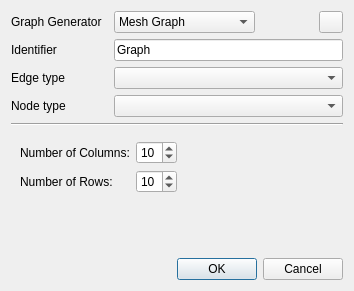
<?xml version="1.0" encoding="UTF-8"?>
<ui version="4.0">
 <class>GenerateGraphWidget</class>
 <widget class="QWidget" name="GenerateGraphWidget">
  <property name="geometry">
   <rect>
    <x>0</x>
    <y>0</y>
    <width>354</width>
    <height>274</height>
   </rect>
  </property>
  <property name="windowTitle">
   <string>Generate Graph</string>
  </property>
  <layout class="QGridLayout" name="gridLayout">
   <item row="0" column="0">
    <widget class="QLabel" name="labelGenerator">
     <property name="text">
      <string>Graph Generator</string>
     </property>
    </widget>
   </item>
   <item row="3" column="0">
    <widget class="QLabel" name="labelNodeType">
     <property name="toolTip">
      <string>The node type to create the nodes of the graph with</string>
     </property>
     <property name="text">
      <string>Node type</string>
     </property>
    </widget>
   </item>
   <item row="5" column="0" colspan="3">
    <widget class="Line" name="line">
     <property name="orientation">
      <enum>Qt::Horizontal</enum>
     </property>
    </widget>
   </item>
   <item row="0" column="2">
    <layout class="QHBoxLayout" name="advancedLayout">
     <item>
      <widget class="KComboBox" name="comboGraphGenerator">
       <property name="toolTip">
        <string>Select the graph generator.</string>
       </property>
       <item>
        <property name="text">
         <string>Mesh Graph</string>
        </property>
       </item>
       <item>
        <property name="text">
         <string>Star Graph</string>
        </property>
       </item>
       <item>
        <property name="text">
         <string>Circle Graph</string>
        </property>
       </item>
       <item>
        <property name="text">
         <string>Random Graph</string>
        </property>
       </item>
       <item>
        <property name="text">
         <string>Erdös-Renyi Graph</string>
        </property>
       </item>
       <item>
        <property name="text">
         <string>Random Tree Graph</string>
        </property>
       </item>
      </widget>
     </item>
     <item alignment="Qt::AlignRight">
      <widget class="QPushButton" name="buttonShowAdvanced">
       <property name="sizePolicy">
        <sizepolicy hsizetype="Minimum" vsizetype="Fixed">
         <horstretch>0</horstretch>
         <verstretch>0</verstretch>
        </sizepolicy>
       </property>
       <property name="maximumSize">
        <size>
         <width>24</width>
         <height>24</height>
        </size>
       </property>
       <property name="toolTip">
        <string>Show advanced settings.</string>
       </property>
       <property name="text">
        <string/>
       </property>
       <property name="checkable">
        <bool>true</bool>
       </property>
      </widget>
     </item>
    </layout>
   </item>
   <item row="1" column="0">
    <widget class="QLabel" name="labelIdentifier">
     <property name="toolTip">
      <string>The identifier of the created graph (used for scripting)</string>
     </property>
     <property name="text">
      <string>Identifier</string>
     </property>
    </widget>
   </item>
   <item row="6" column="0" colspan="3">
    <widget class="QStackedWidget" name="stackedWidget">
     <property name="currentIndex">
      <number>0</number>
     </property>
     <widget class="QWidget" name="page_mesh">
      <layout class="QGridLayout" name="gridLayout_2">
       <item row="0" column="0">
        <layout class="QFormLayout" name="fromLayoutMesh">
         <property name="fieldGrowthPolicy">
          <enum>QFormLayout::ExpandingFieldsGrow</enum>
         </property>
         <item row="0" column="0">
          <widget class="QLabel" name="label_columns">
           <property name="text">
            <string>Number of Columns:</string>
           </property>
           <property name="buddy">
            <cstring>meshColumns</cstring>
           </property>
          </widget>
         </item>
         <item row="0" column="1">
          <widget class="QSpinBox" name="meshColumns">
           <property name="minimum">
            <number>1</number>
           </property>
           <property name="value">
            <number>10</number>
           </property>
          </widget>
         </item>
         <item row="1" column="0">
          <widget class="QLabel" name="label_rows">
           <property name="text">
            <string>Number of Rows:</string>
           </property>
           <property name="buddy">
            <cstring>meshRows</cstring>
           </property>
          </widget>
         </item>
         <item row="1" column="1">
          <widget class="QSpinBox" name="meshRows">
           <property name="minimum">
            <number>1</number>
           </property>
           <property name="value">
            <number>10</number>
           </property>
          </widget>
         </item>
        </layout>
       </item>
      </layout>
     </widget>
     <widget class="QWidget" name="page_star">
      <layout class="QGridLayout" name="gridLayout_3">
       <item row="0" column="0">
        <layout class="QFormLayout" name="formLayoutStart">
         <item row="0" column="0">
          <widget class="QLabel" name="label_numberSatellite">
           <property name="text">
            <string>Satellite Nodes:</string>
           </property>
          </widget>
         </item>
         <item row="0" column="1">
          <widget class="QSpinBox" name="starSatelliteNodes">
           <property name="minimum">
            <number>1</number>
           </property>
           <property name="maximum">
            <number>999</number>
           </property>
           <property name="value">
            <number>10</number>
           </property>
          </widget>
         </item>
        </layout>
       </item>
      </layout>
     </widget>
     <widget class="QWidget" name="page_circle">
      <layout class="QGridLayout" name="gridLayout_4">
       <item row="0" column="0">
        <layout class="QFormLayout" name="formLayoutCircle">
         <item row="0" column="0">
          <widget class="QLabel" name="label_numberCircle">
           <property name="text">
            <string>Number of Nodes:</string>
           </property>
          </widget>
         </item>
         <item row="0" column="1">
          <widget class="QSpinBox" name="circleNodes">
           <property name="minimum">
            <number>1</number>
           </property>
           <property name="maximum">
            <number>999</number>
           </property>
           <property name="value">
            <number>10</number>
           </property>
          </widget>
         </item>
        </layout>
       </item>
      </layout>
     </widget>
     <widget class="QWidget" name="page_random">
      <layout class="QGridLayout" name="gridLayout_5">
       <item row="0" column="0">
        <layout class="QFormLayout" name="formLayoutRandom">
         <item row="0" column="0">
          <widget class="QLabel" name="label_randomNodes">
           <property name="text">
            <string>Nodes:</string>
           </property>
          </widget>
         </item>
         <item row="0" column="1">
          <widget class="QSpinBox" name="randomNodes">
           <property name="minimum">
            <number>1</number>
           </property>
           <property name="maximum">
            <number>999</number>
           </property>
           <property name="value">
            <number>10</number>
           </property>
          </widget>
         </item>
         <item row="1" column="0">
          <widget class="QLabel" name="label_randomEdges">
           <property name="text">
            <string>Edges:</string>
           </property>
          </widget>
         </item>
         <item row="1" column="1">
          <widget class="QSpinBox" name="randomEdges">
           <property name="value">
            <number>20</number>
           </property>
          </widget>
         </item>
         <item row="3" column="0">
          <widget class="QLabel" name="label_randomSelfEdges">
           <property name="text">
            <string>Allow self-edges:</string>
           </property>
          </widget>
         </item>
         <item row="2" column="0">
          <widget class="QLabel" name="label_randomGeneratorSeed">
           <property name="text">
            <string>Generator Seed:</string>
           </property>
          </widget>
         </item>
         <item row="2" column="1">
          <widget class="QSpinBox" name="randomGeneratorSeed">
           <property name="minimum">
            <number>1</number>
           </property>
           <property name="maximum">
            <number>999999</number>
           </property>
          </widget>
         </item>
         <item row="3" column="1">
          <widget class="QCheckBox" name="randomAllowSelfedges">
           <property name="text">
            <string/>
           </property>
          </widget>
         </item>
        </layout>
       </item>
      </layout>
     </widget>
     <widget class="QWidget" name="page_gnp">
      <layout class="QGridLayout" name="gridLayout_6">
       <item row="0" column="0">
        <layout class="QFormLayout" name="formLayoutGNP">
         <item row="0" column="0">
          <widget class="QLabel" name="label_GNPNodes">
           <property name="text">
            <string>Nodes (n):</string>
           </property>
          </widget>
         </item>
         <item row="3" column="0">
          <widget class="QLabel" name="label_GNPSelfEdges">
           <property name="text">
            <string>Allow self-edges:</string>
           </property>
          </widget>
         </item>
         <item row="0" column="1">
          <widget class="QSpinBox" name="GNPNodes">
           <property name="minimum">
            <number>1</number>
           </property>
           <property name="value">
            <number>10</number>
           </property>
          </widget>
         </item>
         <item row="1" column="0">
          <widget class="QLabel" name="label_GNPEdgeProbability">
           <property name="text">
            <string>Edge Probability (p):</string>
           </property>
          </widget>
         </item>
         <item row="2" column="0">
          <widget class="QLabel" name="label_GNPGeneratorSeed">
           <property name="text">
            <string>Generator Seed:</string>
           </property>
          </widget>
         </item>
         <item row="2" column="1">
          <widget class="QSpinBox" name="GNPGeneratorSeed">
           <property name="minimum">
            <number>1</number>
           </property>
           <property name="maximum">
            <number>999999</number>
           </property>
          </widget>
         </item>
         <item row="1" column="1">
          <widget class="QDoubleSpinBox" name="GNPEdgeProbability">
           <property name="decimals">
            <number>3</number>
           </property>
           <property name="minimum">
            <double>0.001000000000000</double>
           </property>
           <property name="maximum">
            <double>1.000000000000000</double>
           </property>
           <property name="value">
            <double>0.250000000000000</double>
           </property>
          </widget>
         </item>
         <item row="3" column="1">
          <widget class="QCheckBox" name="GNPAllowSelfedges">
           <property name="text">
            <string/>
           </property>
          </widget>
         </item>
        </layout>
       </item>
      </layout>
     </widget>
     <widget class="QWidget" name="page_random_tree">
      <layout class="QGridLayout" name="gridLayout_8">
       <item row="0" column="0">
        <layout class="QFormLayout" name="formLayout">
         <item row="0" column="0">
          <widget class="QLabel" name="label_randomTreeNodes">
           <property name="text">
            <string>Nodes:</string>
           </property>
          </widget>
         </item>
         <item row="0" column="1">
          <widget class="QSpinBox" name="randomTreeNodes">
           <property name="minimum">
            <number>1</number>
           </property>
           <property name="value">
            <number>10</number>
           </property>
          </widget>
         </item>
         <item row="1" column="0">
          <widget class="QLabel" name="label_randomTreeGeneratorSeed">
           <property name="text">
            <string>Generator Seed:</string>
           </property>
          </widget>
         </item>
         <item row="1" column="1">
          <widget class="QSpinBox" name="randomTreeGeneratorSeed">
           <property name="minimum">
            <number>1</number>
           </property>
           <property name="maximum">
            <number>999999</number>
           </property>
          </widget>
         </item>
        </layout>
       </item>
      </layout>
     </widget>
    </widget>
   </item>
   <item row="2" column="0">
    <widget class="QLabel" name="labelEdgeType">
     <property name="toolTip">
      <string>The edge type to create the edges of the graph with</string>
     </property>
     <property name="text">
      <string>Edge type</string>
     </property>
    </widget>
   </item>
   <item row="3" column="2">
    <widget class="KComboBox" name="nodeTypeSelector">
     <property name="toolTip">
      <string>Select the node type for node elements of the generated graph.</string>
     </property>
    </widget>
   </item>
   <item row="2" column="2">
    <widget class="KComboBox" name="edgeTypeSelector">
     <property name="toolTip">
      <string>Select the edge type for connections of the generated graph.</string>
     </property>
    </widget>
   </item>
   <item row="1" column="2">
    <widget class="QLineEdit" name="identifier">
     <property name="toolTip">
      <string>Set the unique identifier of the generated graph.</string>
     </property>
     <property name="text">
      <string>Graph</string>
     </property>
    </widget>
   </item>
   <item row="7" column="2">
    <widget class="QDialogButtonBox" name="buttons">
     <property name="standardButtons">
      <set>QDialogButtonBox::Cancel|QDialogButtonBox::Ok</set>
     </property>
    </widget>
   </item>
  </layout>
 </widget>
 <customwidgets>
  <customwidget>
   <class>KComboBox</class>
   <extends>QComboBox</extends>
   <header>kcombobox.h</header>
  </customwidget>
 </customwidgets>
 <resources/>
 <connections>
  <connection>
   <sender>buttonShowAdvanced</sender>
   <signal>toggled(bool)</signal>
   <receiver>label_randomGeneratorSeed</receiver>
   <slot>setVisible(bool)</slot>
   <hints>
    <hint type="sourcelabel">
     <x>242</x>
     <y>21</y>
    </hint>
    <hint type="destinationlabel">
     <x>46</x>
     <y>158</y>
    </hint>
   </hints>
  </connection>
  <connection>
   <sender>buttonShowAdvanced</sender>
   <signal>toggled(bool)</signal>
   <receiver>randomGeneratorSeed</receiver>
   <slot>setVisible(bool)</slot>
   <hints>
    <hint type="sourcelabel">
     <x>242</x>
     <y>21</y>
    </hint>
    <hint type="destinationlabel">
     <x>98</x>
     <y>158</y>
    </hint>
   </hints>
  </connection>
  <connection>
   <sender>buttonShowAdvanced</sender>
   <signal>toggled(bool)</signal>
   <receiver>label_GNPGeneratorSeed</receiver>
   <slot>setVisible(bool)</slot>
   <hints>
    <hint type="sourcelabel">
     <x>242</x>
     <y>21</y>
    </hint>
    <hint type="destinationlabel">
     <x>18</x>
     <y>158</y>
    </hint>
   </hints>
  </connection>
  <connection>
   <sender>buttonShowAdvanced</sender>
   <signal>toggled(bool)</signal>
   <receiver>GNPGeneratorSeed</receiver>
   <slot>setVisible(bool)</slot>
   <hints>
    <hint type="sourcelabel">
     <x>242</x>
     <y>21</y>
    </hint>
    <hint type="destinationlabel">
     <x>83</x>
     <y>158</y>
    </hint>
   </hints>
  </connection>
  <connection>
   <sender>buttonShowAdvanced</sender>
   <signal>toggled(bool)</signal>
   <receiver>label_randomTreeGeneratorSeed</receiver>
   <slot>setVisible(bool)</slot>
   <hints>
    <hint type="sourcelabel">
     <x>242</x>
     <y>21</y>
    </hint>
    <hint type="destinationlabel">
     <x>46</x>
     <y>159</y>
    </hint>
   </hints>
  </connection>
  <connection>
   <sender>buttonShowAdvanced</sender>
   <signal>toggled(bool)</signal>
   <receiver>randomTreeGeneratorSeed</receiver>
   <slot>setVisible(bool)</slot>
   <hints>
    <hint type="sourcelabel">
     <x>242</x>
     <y>21</y>
    </hint>
    <hint type="destinationlabel">
     <x>98</x>
     <y>159</y>
    </hint>
   </hints>
  </connection>
  <connection>
   <sender>comboGraphGenerator</sender>
   <signal>currentIndexChanged(int)</signal>
   <receiver>stackedWidget</receiver>
   <slot>setCurrentIndex(int)</slot>
   <hints>
    <hint type="sourcelabel">
     <x>169</x>
     <y>16</y>
    </hint>
    <hint type="destinationlabel">
     <x>146</x>
     <y>194</y>
    </hint>
   </hints>
  </connection>
 </connections>
</ui>
